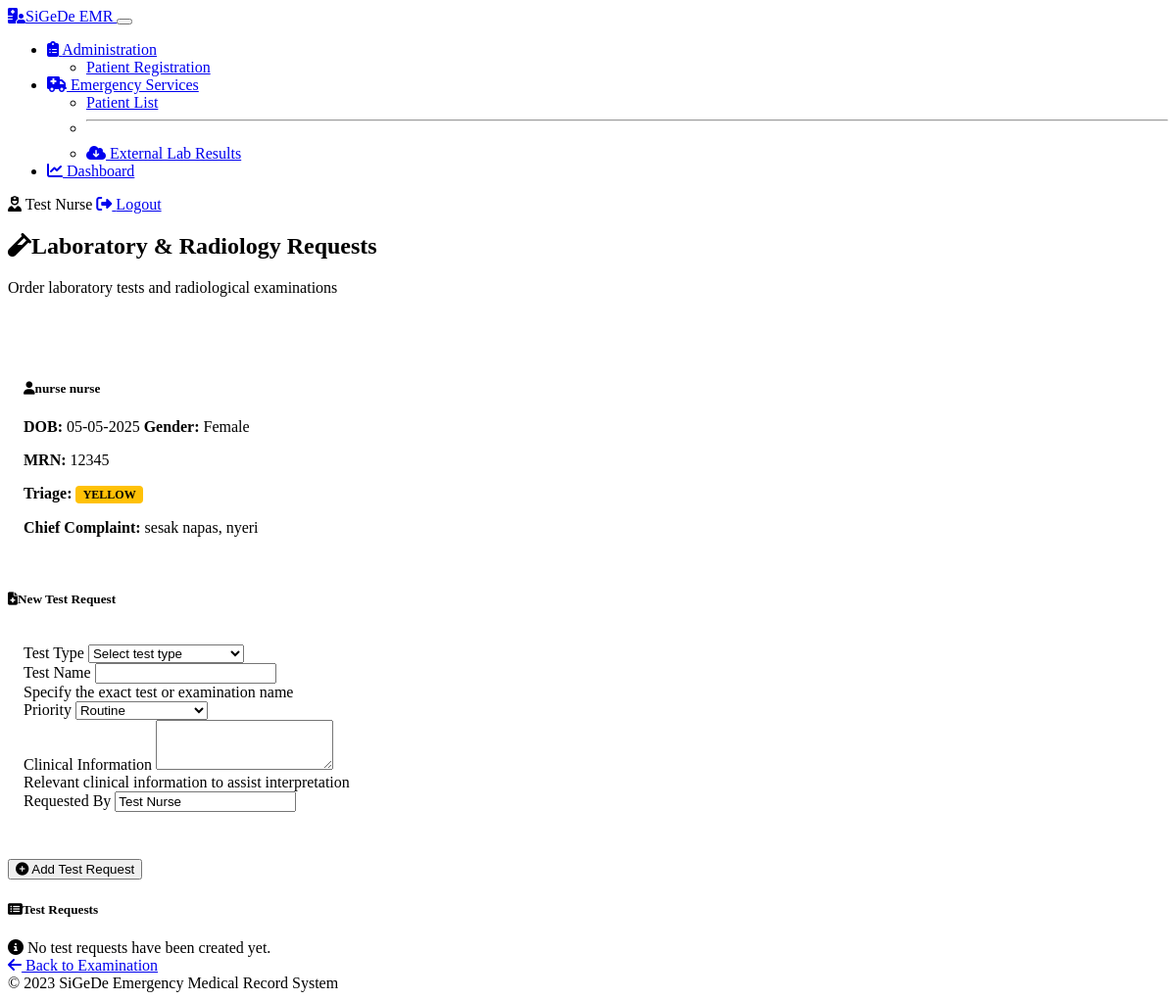
/emergency/lab-request/6 (signed in), run on the app's committed database.
### models.py (models this page shows, shortened)
class User(UserMixin, db.Model):
    id = db.Column(db.Integer, primary_key=True)
    username = db.Column(db.String(64), unique=True, nullable=False)
    email = db.Column(db.String(120), unique=True, nullable=False)
    password_hash = db.Column(db.String(256), nullable=False)
    full_name = db.Column(db.String(100), nullable=False)
    role = db.Column(db.String(20), default='nurse')
    created_at = db.Column(db.DateTime, default=datetime.utcnow)

class Patient(db.Model):
    id = db.Column(db.Integer, primary_key=True)
    medical_record_number = db.Column(db.String(20), unique=True, nullable=True)
    first_name = db.Column(db.String(50), nullable=False)
    last_name = db.Column(db.String(50), nullable=False)
    date_of_birth = db.Column(db.Date, nullable=False)
    gender = db.Column(db.String(10), nullable=False)
    address = db.Column(db.String(200), nullable=True)
    phone_number = db.Column(db.String(20), nullable=True)
    arrival_mode = db.Column(db.String(20), nullable=False)  # 'ambulance' or 'walk-in'
    referral_source = db.Column(db.String(100), nullable=True)  # For ambulance arrivals
    insurance_type = db.Column(db.String(50), nullable=True)
    insurance_number = db.Column(db.String(50), nullable=True)
    emergency_contact_name = db.Column(db.String(100), nullable=True)
    emergency_contact_phone = db.Column(db.String(20), nullable=True)
    created_at = db.Column(db.DateTime, default=datetime.utcnow)
    triage = db.relationship('Triage', backref='patient', uselist=False)
    nurse_assessments = db.relationship('NurseAssessment', backref='patient')
    doctor_examinations = db.relationship('DoctorExamination', backref='patient')
    lab_requests = db.relationship('LabRequest', backref='patient')
    prescriptions = db.relationship('Prescription', backref='patient')
    disposition = db.relationship('Disposition', backref='patient', uselist=False)

class Triage(db.Model):
    id = db.Column(db.Integer, primary_key=True)
    patient_id = db.Column(db.Integer, db.ForeignKey('patient.id'), nullable=False)
    category = db.Column(db.String(10), nullable=False)  # 'red', 'yellow', 'green', 'black'
    reason = db.Column(db.String(200), nullable=False)
    vital_signs = db.Column(db.JSON, nullable=True)
    triaged_by = db.Column(db.Integer, db.ForeignKey('user.id'), nullable=False)
    triaged_at = db.Column(db.DateTime, default=datetime.utcnow)
    nurse = db.relationship('User', backref='triages')

class NurseAssessment(db.Model):
    id = db.Column(db.Integer, primary_key=True)
    patient_id = db.Column(db.Integer, db.ForeignKey('patient.id'), nullable=False)
    chief_complaint = db.Column(db.String(200), nullable=False)
    history = db.Column(db.Text, nullable=True)
    allergies = db.Column(db.Text, nullable=True)
    medications = db.Column(db.Text, nullable=True)
    vital_signs = db.Column(db.JSON, nullable=False)
    assessment_details = db.Column(db.Text, nullable=True)
    nurse_id = db.Column(db.Integer, db.ForeignKey('user.id'), nullable=False)
    created_at = db.Column(db.DateTime, default=datetime.utcnow)
    nurse = db.relationship('User', backref='assessments')

### routes/emergency.py (the view, shortened to what this page needs)
@emergency_bp.route('/lab-request/<int:patient_id>', methods=['GET', 'POST'])
@login_required
def lab_request(patient_id):
    patient = Patient.query.get_or_404(patient_id)
    existing_requests = LabRequest.query.filter_by(patient_id=patient_id).all()
    pending_external_results = None
    if patient.medical_record_number:
        pending_external_results = ExternalLabResult.query.filter_by(
            patient_mrn=patient.medical_record_number,
            is_imported=False
        ).all()
    return render_template('emergency/lab_request.html',
                          patient=patient,
                          lab_requests=existing_requests,
                          pending_external_results=pending_external_results)

### templates/emergency/lab_request.html (shortened to what this page needs)
{% extends "base.html" %}
{% block content %}
<div class="row">
    <div class="col-12">
        <div class="medical-header">
            <h2><i class="fas fa-vial me-2"></i>Laboratory & Radiology Requests</h2>
            <p class="text-muted">Order laboratory tests and radiological examinations</p>
        </div>
        <div class="patient-info-box mb-4">
            <div class="row">
                <div class="col-md-6">
                    <h5><i class="fas fa-user me-2"></i>{{ patient.first_name }} {{ patient.last_name }}</h5>
                    <p class="mb-1">
                        <strong>DOB:</strong> {{ patient.date_of_birth.strftime('%d-%m-%Y') }}
                        <strong>Gender:</strong> {{ patient.gender }}
                    </p>
                    <p class="mb-1">
                        <strong>MRN:</strong> {{ patient.medical_record_number or 'Not assigned' }}
                    </p>
                </div>
                <div class="col-md-6">
                    <p class="mb-1"><strong>Triage:</strong> <span class="triage-badge triage-{{ patient.triage.category }}">{{ patient.triage.category|upper }}</span></p>
                    <p class="mb-1"><strong>Chief Complaint:</strong> {{ patient.nurse_assessments[0].chief_complaint if patient.nurse_assessments else 'Not assessed' }}</p>
                </div>
            </div>
        </div>
        <div class="row">
            <div class="col-lg-6 mb-4">
                <div class="card">
                    <div class="card-body">
                        <h5 class="card-title mb-3"><i class="fas fa-file-medical me-2"></i>New Test Request</h5>
                        <form method="POST" action="{{ url_for('emergency.lab_request', patient_id=patient.id) }}">
                            <div class="form-section">
                                <div class="mb-3">
                                    <label for="test_type" class="form-label">Test Type</label>
                                    <select class="form-select" id="test_type" name="test_type" required>
                                        <option value="" selected disabled>Select test type</option>
                                    </select>
                                </div>
                                <div class="mb-3">
                                    <label for="test_name" class="form-label">Test Name</label>
                                    <input type="text" class="form-control" id="test_name" name="test_name" required>
                                    <div class="form-text">Specify the exact test or examination name</div>
                                </div>
                                <div class="mb-3">
                                    <label for="priority" class="form-label">Priority</label>
                                    <select class="form-select" id="priority" name="priority" required>
                                        <option value="routine">Routine</option>
                                    </select>
                                </div>
                                <div class="mb-3">
                                    <label for="clinical_info" class="form-label">Clinical Information</label>
                                    <textarea class="form-control" id="clinical_info" name="clinical_info" rows="3"></textarea>
                                    <div class="form-text">Relevant clinical information to assist interpretation</div>
                                </div>
                                <div class="mb-3">
                                    <label for="requested_by" class="form-label">Requested By</label>
                                    <input type="text" class="form-control" id="requested_by" name="requested_by" value="{{ current_user.full_name }}" required>
                                </div>
                            </div>
                            <div class="d-grid gap-2 mt-3">
                                <button type="submit" class="btn btn-primary">
                                    <i class="fas fa-plus-circle me-1"></i> Add Test Request
                                </button>
                            </div>
                        </form>
                    </div>
                </div>
            </div>
            <div class="col-lg-6">
                <div class="card">
                    <div class="card-body">
                        <h5 class="card-title mb-3"><i class="fas fa-list-alt me-2"></i>Test Requests</h5>
                        {% if lab_requests %}
                            <div class="table-responsive">
                                <table class="table table-hover">
                                    <thead>
                                        <tr>
                                            <th>Test</th>
                                            <th>Type</th>
                                            <th>Priority</th>
                                            <th>Status</th>
                                            <th>Actions</th>
                                        </tr>
                                    </thead>
                                    <tbody>
                                        {% for request in lab_requests %}
                                            <tr>
                                                <td>{{ request.test_name }}</td>
                                                <td>
                                                    {% if request.test_type == 'laboratory' %}
                                                        <span class="badge bg-info">Lab</span>
                                                    {% else %}
                                                        <span class="badge bg-warning text-dark">Radiology</span>
                                                    {% endif %}
                                                </td>
                                                <td>
                                                    {% if request.priority == 'stat' %}
                                                        <span class="badge bg-danger">STAT</span>
                                                    {% elif request.priority == 'urgent' %}
                                                        <span class="badge bg-warning text-dark">Urgent</span>
                                                    {% else %}
                                                        <span class="badge bg-secondary">Routine</span>
                                                    {% endif %}
                                                </td>
                                                <td>
                                                    {% if request.is_completed %}
                                                        <span class="badge bg-success">Completed</span>
                                                    {% else %}
                                                        <span class="badge bg-secondary">Pending</span>
                                                    {% endif %}
                                                </td>
                                                <td>
                                                    {% if not request.is_completed %}
                                                        <a href="{{ url_for('emergency.lab_results', request_id=request.id) }}" class="btn btn-sm btn-outline-primary">
                                                            <i class="fas fa-clipboard-check me-1"></i> Enter Results
                                                        </a>
                                                    {% else %}
                                                        <a href="{{ url_for('emergency.lab_results', request_id=request.id) }}" class="btn btn-sm btn-outline-secondary">
                                                            <i class="fas fa-eye me-1"></i> View Results
                                                        </a>
                                                    {% endif %}
                                                </td>
                                            </tr>
                                        {% endfor %}
                                    </tbody>
                                </table>
                            </div>
                        {% else %}
                            <div class="alert alert-info">
                                <i class="fas fa-info-circle me-2"></i> No test requests have been created yet.
                            </div>
                        {% endif %}
                        <div class="d-grid gap-2 d-md-flex justify-content-md-end mt-4">
                            <a href="{{ url_for('emergency.doctor_examination', patient_id=patient.id) }}" class="btn btn-outline-secondary me-md-2">
                                <i class="fas fa-arrow-left me-1"></i> Back to Examination
                            </a>
                        </div>
                    </div>
                </div>
            </div>
        </div>
    </div>
</div>
{% endblock %}

### templates/base.html (shortened to what this page needs)
<!DOCTYPE html>
<html lang="en" data-bs-theme="dark">
<head>
    <link href="https://cdn.replit.com/agent/bootstrap-agent-dark-theme.min.css" rel="stylesheet">
    <link rel="stylesheet" href="https://cdnjs.cloudflare.com/ajax/libs/font-awesome/6.4.0/css/all.min.css">
    <link rel="stylesheet" href="{{ url_for('static', filename='css/custom.css') }}">
</head>
<body>
    {% if current_user.is_authenticated %}
    <nav class="navbar navbar-expand-lg navbar-dark bg-dark mb-4">
        <div class="container-fluid">
            <a class="navbar-brand" href="{{ url_for('admin.patient_registration') }}">
                <i class="fas fa-hospital-user me-2"></i>SiGeDe EMR
            </a>
            <button class="navbar-toggler" type="button" data-bs-toggle="collapse" data-bs-target="#navbarSupportedContent">
            </button>
            <div class="collapse navbar-collapse" id="navbarSupportedContent">
                <ul class="navbar-nav me-auto mb-2 mb-lg-0">
                    <li class="nav-item dropdown">
                        <a class="nav-link dropdown-toggle" href="#" id="adminDropdown" role="button" data-bs-toggle="dropdown">
                            <i class="fas fa-clipboard-list me-1"></i> Administration
                        </a>
                        <ul class="dropdown-menu">
                            <li><a class="dropdown-item" href="{{ url_for('admin.patient_registration') }}">Patient Registration</a></li>
                        </ul>
                    </li>
                    <li class="nav-item dropdown">
                        <a class="nav-link dropdown-toggle" href="#" id="emergencyDropdown" role="button" data-bs-toggle="dropdown">
                            <i class="fas fa-ambulance me-1"></i> Emergency Services
                        </a>
                        <ul class="dropdown-menu">
                            <li><a class="dropdown-item" href="{{ url_for('emergency.patient_list') }}">Patient List</a></li>
                            <li><hr class="dropdown-divider"></li>
                            <li><a class="dropdown-item" href="{{ url_for('laboratory.pending_results') }}">
                                <i class="fas fa-cloud-download-alt me-1"></i> External Lab Results
                            </a></li>
                        </ul>
                    </li>
                    <li class="nav-item">
                        <a class="nav-link" href="{{ url_for('dashboard.dashboard') }}">
                            <i class="fas fa-chart-line me-1"></i> Dashboard
                        </a>
                    </li>
                </ul>
                <div class="d-flex">
                    <span class="navbar-text me-3">
                        <i class="fas fa-user-nurse me-1"></i> {{ current_user.full_name or current_user.username }}
                    </span>
                    <a href="{{ url_for('auth.logout') }}" class="btn btn-outline-light btn-sm">
                        <i class="fas fa-sign-out-alt me-1"></i> Logout
                    </a>
                </div>
            </div>
        </div>
    </nav>
    {% endif %}
    <div class="container">
        {% block content %}{% endblock %}
    </div>
    <footer class="footer mt-5 py-3 bg-dark">
        <div class="container text-center">
            <span class="text-muted">
                &copy; 2023 SiGeDe Emergency Medical Record System
            </span>
        </div>
    </footer>
</body>
</html>

### data on the page
User: full_name "Test Nurse", requested_by "Test Nurse"
Patient: first_name "nurse", last_name "nurse", date_of_birth "05-05-2025", gender "Female", medical_record_number "12345"
Triage: triage.category "YELLOW"
NurseAssessment: chief_complaint "sesak napas, nyeri"
